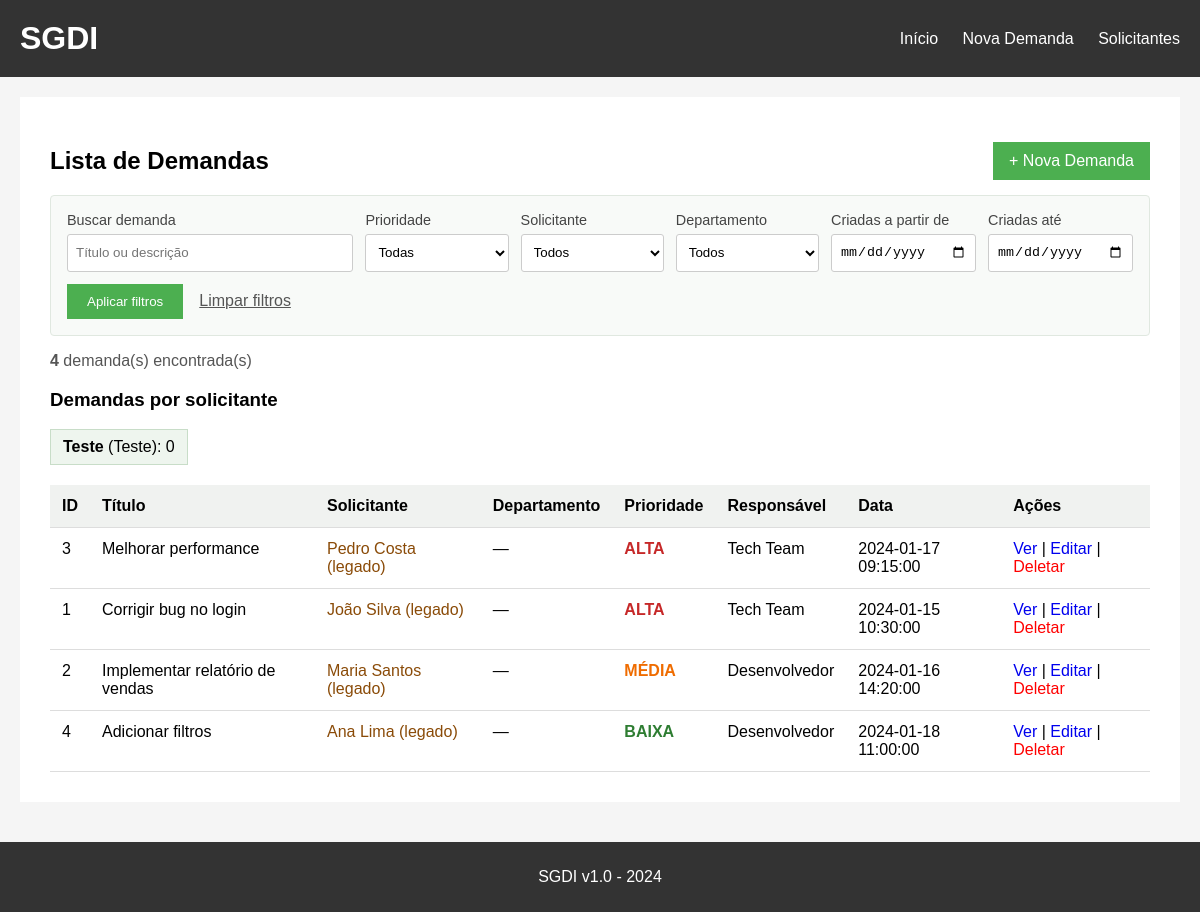
Before: / with the older database file.
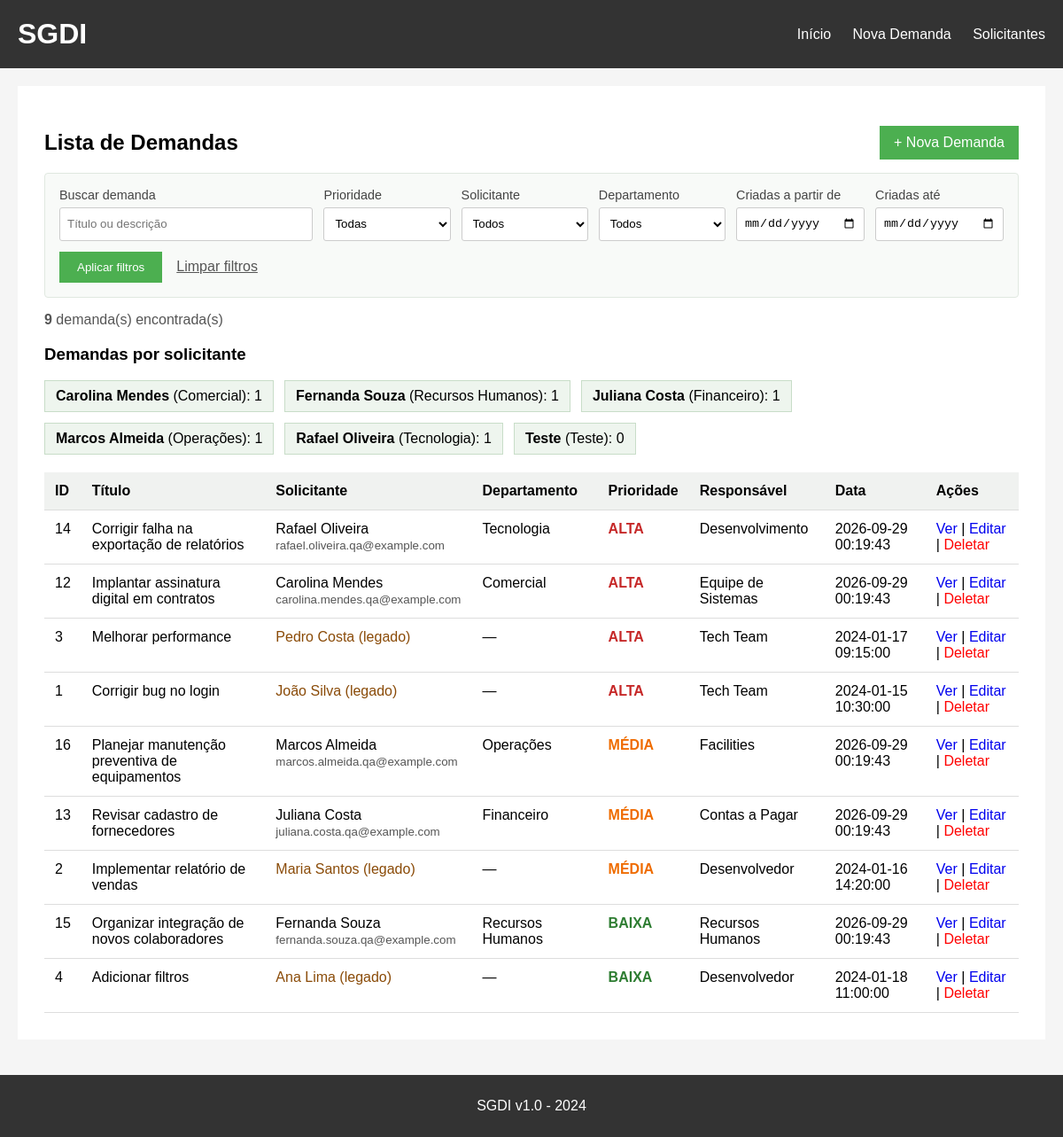
After: the same page with the newer database file.
### tables this page shows
CREATE TABLE solicitantes (
        id INTEGER PRIMARY KEY AUTOINCREMENT,
        nome TEXT NOT NULL COLLATE NOCASE UNIQUE,
        email TEXT NOT NULL COLLATE NOCASE UNIQUE,
        departamento TEXT NOT NULL
    );

CREATE TABLE demandas (
    id INTEGER PRIMARY KEY AUTOINCREMENT,
    titulo TEXT NOT NULL,
    descricao TEXT,
    solicitante TEXT NOT NULL,
    data_criacao TEXT NOT NULL,
    prioridade TEXT NOT NULL DEFAULT 'MÉDIA',
    responsavel TEXT NOT NULL
, solicitante_id INTEGER REFERENCES solicitantes(id));

### app.py (the view)
@app.route('/')
def index():
    conn = get_db()
    ensure_schema(conn)
    solicitantes = get_solicitantes(conn)
    solicitante_id = request.args.get('solicitante_id', type=int)
    prioridade = request.args.get('prioridade', '')
    departamento = request.args.get('departamento', '').strip()
    termo = request.args.get('q', '').strip()
    data_inicial = request.args.get('data_inicial', '').strip()
    data_final = request.args.get('data_final', '').strip()
    pagina = max(request.args.get('page', 1, type=int), 1)
    datas_validas = True
    for valor in (data_inicial, data_final):
        if valor:
            try:
                date.fromisoformat(valor)
            except ValueError:
                datas_validas = False
                break
    if not datas_validas:
        flash('Informe datas válidas para filtrar o período.')
        data_inicial = ''
        data_final = ''
    if data_inicial and data_final and data_inicial > data_final:
        flash('A data inicial não pode ser posterior à data final.')
        data_inicial = ''
        data_final = ''
    where = []
    params = []
    if solicitante_id:
        where.append('d.solicitante_id = ?')
        params.append(solicitante_id)
    if prioridade in ('ALTA', 'MÉDIA', 'BAIXA'):
        where.append('d.prioridade = ?')
        params.append(prioridade)
    if departamento:
        where.append('s.departamento = ?')
        params.append(departamento)
    if data_inicial:
        where.append('date(d.data_criacao) >= date(?)')
        params.append(data_inicial)
    if data_final:
        where.append('date(d.data_criacao) <= date(?)')
        params.append(data_final)
    if termo:
        where.append('(d.titulo LIKE ? OR d.descricao LIKE ?)')
        params.extend((f'%{termo}%', f'%{termo}%'))
    clause = 'WHERE ' + ' AND '.join(where) if where else ''
    total_query = f'''SELECT COUNT(*)
        FROM demandas d LEFT JOIN solicitantes s ON s.id = d.solicitante_id
        {clause}'''
    total_demandas = conn.execute(total_query, params).fetchone()[0]
    total_paginas = max((total_demandas + PAGE_SIZE - 1) // PAGE_SIZE, 1)
    pagina = min(pagina, total_paginas)
    offset = (pagina - 1) * PAGE_SIZE
    demandas = conn.execute(f'''SELECT d.*, s.nome AS solicitante_nome,
            s.email AS solicitante_email, s.departamento AS solicitante_departamento
        FROM demandas d LEFT JOIN solicitantes s ON s.id = d.solicitante_id
        {clause}
        ORDER BY CASE d.prioridade WHEN "ALTA" THEN 1 WHEN "MÉDIA" THEN 2 ELSE 3 END,
            d.id DESC LIMIT ? OFFSET ?''', params + [PAGE_SIZE, offset]).fetchall()
    resumo = conn.execute('''SELECT s.id, s.nome, s.email, s.departamento,
            COUNT(d.id) AS total_demandas
        FROM solicitantes s LEFT JOIN demandas d ON d.solicitante_id = s.id
        GROUP BY s.id ORDER BY s.nome''').fetchall()
    departamentos = conn.execute(
        'SELECT DISTINCT departamento FROM solicitantes ORDER BY departamento'
    ).fetchall()
    conn.close()
    query_params = {key: value for key, value in request.args.to_dict().items() if key != 'page'}
    inicio_exibicao = (pagina - 1) * PAGE_SIZE + 1 if total_demandas else 0
    fim_exibicao = min(pagina * PAGE_SIZE, total_demandas) if total_demandas else 0
    return render_template('index.html', demandas=demandas, solicitantes=solicitantes,
                           departamentos=departamentos, resumo=resumo,
                           filtro_solicitante=solicitante_id,
                           filtro_prioridade=prioridade,
                           filtro_departamento=departamento, termo=termo,
                           data_inicial=data_inicial, data_final=data_final,
                           total_demandas=total_demandas, pagina_atual=pagina,
                           total_paginas=total_paginas, PAGE_SIZE=PAGE_SIZE,
                           inicio_exibicao=inicio_exibicao, fim_exibicao=fim_exibicao,
                           query_params=query_params, solicitante_label=solicitante_label)

### app.py (called while the page is built)
def get_db():
    conn = sqlite3.connect('demandas.db')
    conn.row_factory = sqlite3.Row
    conn.execute('PRAGMA foreign_keys = ON')
    return conn

def ensure_schema(conn):
    conn.execute('''CREATE TABLE IF NOT EXISTS solicitantes (
        id INTEGER PRIMARY KEY AUTOINCREMENT,
        nome TEXT NOT NULL COLLATE NOCASE UNIQUE,
        email TEXT NOT NULL COLLATE NOCASE UNIQUE,
        departamento TEXT NOT NULL
    )''')
    columns = [row['name'] for row in conn.execute('PRAGMA table_info(demandas)')]
    if 'solicitante_id' not in columns:
        conn.execute('ALTER TABLE demandas ADD COLUMN solicitante_id INTEGER REFERENCES solicitantes(id)')
    conn.commit()

def get_solicitantes(conn):
    return conn.execute(
        'SELECT id, nome, email, departamento FROM solicitantes ORDER BY nome'
    ).fetchall()

### templates/index.html (shortened to what this page needs)
{% extends "base.html" %}
{% block content %}
<div class="list-heading">
    <h2>Lista de Demandas</h2>
    <a class="new-demand" href="/nova_demanda">+ Nova Demanda</a>
</div>
<form class="filter-form" method="GET" action="/">
    <div class="filter-field {% if termo %}is-active{% endif %}">
        <label for="filtro-busca">Buscar demanda</label>
        <input id="filtro-busca" type="search" name="q" value="{{ termo }}" placeholder="Título ou descrição">
    </div>
    <div class="filter-field {% if filtro_prioridade %}is-active{% endif %}">
        <label for="filtro-prioridade">Prioridade</label>
        <select id="filtro-prioridade" name="prioridade">
            <option value="">Todas</option>
        </select>
    </div>
    <div class="filter-field {% if filtro_solicitante %}is-active{% endif %}">
        <label for="filtro-solicitante">Solicitante</label>
        <select id="filtro-solicitante" name="solicitante_id">
            <option value="">Todos</option>
        </select>
    </div>
    <div class="filter-field {% if filtro_departamento %}is-active{% endif %}">
        <label for="filtro-departamento">Departamento</label>
        <select id="filtro-departamento" name="departamento">
            <option value="">Todos</option>
        </select>
    </div>
    <div class="filter-field date-field {% if data_inicial or data_final %}is-active{% endif %}">
        <label for="data-inicial">Criadas a partir de</label>
        <input id="data-inicial" type="date" name="data_inicial" value="{{ data_inicial }}">
    </div>
    <div class="filter-field date-field {% if data_inicial or data_final %}is-active{% endif %}">
        <label for="data-final">Criadas até</label>
        <input id="data-final" type="date" name="data_final" value="{{ data_final }}">
    </div>
    <div class="filter-actions">
        <button type="submit">Aplicar filtros</button>
        <a href="/">Limpar filtros</a>
    </div>
</form>
<p class="result-count" aria-live="polite">
    {% if total_demandas %}
        <strong>{{ total_demandas }}</strong> demanda(s) encontrada(s)
    {% else %}
        <strong>0</strong> demanda(s) encontrada(s)
    {% endif %}
</p>
{% if resumo %}
<h3>Demandas por solicitante</h3>
<div class="resumo-solicitantes">
{% for item in resumo %}<span><strong>{{ item['nome'] }}</strong> ({{ item['departamento'] }}): {{ item['total_demandas'] }}</span>{% endfor %}
</div>
{% endif %}
<div class="table-scroll">
<table class="demand-table">
<thead><tr>
<th>ID</th><th>Título</th><th>Solicitante</th><th>Departamento</th><th>Prioridade</th><th>Responsável</th><th>Data</th><th>Ações</th>
</tr></thead>
<tbody>
{% for demanda in demandas %}
<tr>
<td>{{ demanda['id'] }}</td><td>{{ demanda['titulo'] }}</td><td>
{% if demanda['solicitante_nome'] %}{{ demanda['solicitante_nome'] }}<br><small>{{ demanda['solicitante_email'] }}</small>
{% else %}<span class="legado">{{ demanda['solicitante'] }} (legado)</span>{% endif %}
</td>
<td>{{ demanda['solicitante_departamento'] or '—' }}</td>
<td><span class="prioridade prioridade-{{ demanda['prioridade']|lower|replace('é','e') }}">{{ demanda['prioridade'] }}</span></td>
<td>{{ demanda['responsavel'] }}</td><td>{{ demanda['data_criacao'] }}</td>
<td><a href="/detalhes/{{ demanda['id'] }}">Ver</a> | <a href="/editar/{{ demanda['id'] }}">Editar</a> |
<a href="/deletar/{{ demanda['id'] }}" style="color:red;" onclick="return confirm('Deseja realmente deletar esta demanda?')">Deletar</a></td>
</tr>
{% else %}<tr><td colspan="8">Nenhuma demanda encontrada.</td></tr>{% endfor %}
</tbody></table>
</div>
{% endblock %}

### templates/base.html (shortened to what this page needs)
<!DOCTYPE html>
<html lang="pt-BR">
<head>
    <link rel="stylesheet" href="{{ url_for('static', filename='style.css') }}">
</head>
<body>
    <div class="header">
        <h1>SGDI</h1>
        <div class="menu">
            <a href="/">Início</a>
            <a href="/nova_demanda">Nova Demanda</a>
            <a href="/solicitantes">Solicitantes</a>
        </div>
    </div>
    <div class="container">
        {% block content %}{% endblock %}
    </div>
    <div class="footer">
        <p>SGDI v1.0 - 2024</p>
    </div>
</body>
</html>

### static/style.css (style rules this page uses)
html, body { height: 100%; }
body { font-family: Arial, sans-serif; background-color: #f5f5f5; padding: 0; margin: 0; display: flex; flex-direction: column; min-height: 100vh; }
.header { background-color: #333; color: white; padding: 20px; }
.header h1 { margin: 0; display: inline-block; }
.menu { float: right; margin-top: 10px; }
.menu a { color: white; text-decoration: none; margin-left: 20px; }
.container { max-width: 1200px; margin: 20px auto; background: white; padding: 30px; flex: 1; width: calc(100% - 40px); box-sizing: border-box; }
.footer { background-color: #333; color: white; text-align: center; padding: 10px 0; position: relative; width: 100%; margin-top: 20px; }
button { background-color: #4CAF50; color: white; padding: 10px 20px; border: none; cursor: pointer; }
table { border-collapse: collapse; }
th { text-align: left; padding: 12px; }
td { padding: 12px; }
table a { text-decoration: none; }
form div { margin-bottom: 10px; }
.prioridade { font-weight: bold; }
.prioridade-alta { color: #c62828; }
.prioridade-media { color: #ef6c00; }
.prioridade-baixa { color: #2e7d32; }
input[type="text"], textarea, select { padding: 8px; border: 1px solid #ddd; max-width: 100%; }
select { width: 100%; max-width: 650px; }
.resumo-solicitantes { display: flex; flex-wrap: wrap; gap: 12px; margin: 12px 0 20px; }
.resumo-solicitantes span { background: #eef5ee; border: 1px solid #c8ddc8; padding: 8px 12px; }
.legado { color: #8a4b08; }
small { color: #555; }
.list-heading { display: flex; align-items: center; justify-content: space-between; gap: 16px; }
.new-demand { background: #4caf50; color: white; padding: 10px 16px; text-decoration: none; white-space: nowrap; }
.filter-form { display: grid; grid-template-columns: minmax(200px, 2fr) repeat(3, minmax(140px, 1fr)) repeat(2, minmax(145px, 1fr)); gap: 12px; align-items: end; padding: 16px; background: #f8faf8; border: 1px solid #e0e8e0; border-radius: 4px; }
.filter-form .filter-field { min-width: 0; margin: 0; }
.filter-field label { display: block; margin-bottom: 6px; color: #444; font-size: 0.9rem; }
.filter-field input, .filter-field select { box-sizing: border-box; width: 100%; max-width: none; min-height: 38px; padding: 8px; border: 1px solid #ccc; border-radius: 3px; background: #fff; }
.filter-actions { display: flex; grid-column: 1 / -1; align-items: center; gap: 16px; margin: 0; }
.filter-actions a { color: #555; }
.result-count { margin: 16px 0; color: #555; }
.table-scroll { overflow-x: auto; }
.demand-table { width: 100%; border-collapse: collapse; }
.demand-table th, .demand-table td { padding: 12px; border-bottom: 1px solid #ddd; text-align: left; vertical-align: top; }
.demand-table th { background: #f0f2f0; }

### templates/base.html (style rules this page uses)
body { margin: 0; }

Changed rows visible on the page:
added solicitantes: nome "Carolina Mendes", departamento "Comercial", total_demandas "1"
added solicitantes: nome "Fernanda Souza", departamento "Recursos Humanos", total_demandas "1"
added solicitantes: nome "Juliana Costa", departamento "Financeiro", total_demandas "1"
added solicitantes: nome "Marcos Almeida", departamento "Operações", total_demandas "1"
added solicitantes: nome "Rafael Oliveira", departamento "Tecnologia", total_demandas "1"
added demandas: id "14", titulo "Corrigir falha na exportação de relatórios", solicitante_nome "Rafael Oliveira", solicitante_email "rafael.oliveira.qa@example.com", departamento "Tecnologia", prioridade "ALTA", responsavel "Desenvolvimento", data_criacao "2026-09-29 00:19:43"
added demandas: id "12", titulo "Implantar assinatura digital em contratos", solicitante_nome "Carolina Mendes", solicitante_email "carolina.mendes.qa@example.com", departamento "Comercial", prioridade "ALTA", responsavel "Equipe de Sistemas", data_criacao "2026-09-29 00:19:43"
added demandas: id "16", titulo "Planejar manutenção preventiva de equipamentos", solicitante_nome "Marcos Almeida", solicitante_email "marcos.almeida.qa@example.com", departamento "Operações", prioridade "MÉDIA", responsavel "Facilities", data_criacao "2026-09-29 00:19:43"
added demandas: id "13", titulo "Revisar cadastro de fornecedores", solicitante_nome "Juliana Costa", solicitante_email "juliana.costa.qa@example.com", departamento "Financeiro", prioridade "MÉDIA", responsavel "Contas a Pagar", data_criacao "2026-09-29 00:19:43"
added demandas: id "15", titulo "Organizar integração de novos colaboradores", solicitante_nome "Fernanda Souza", solicitante_email "fernanda.souza.qa@example.com", departamento "Recursos Humanos", prioridade "BAIXA", responsavel "Recursos Humanos", data_criacao "2026-09-29 00:19:43"
Other visible differences:
{{ total_demandas }}: "4" → "9"
